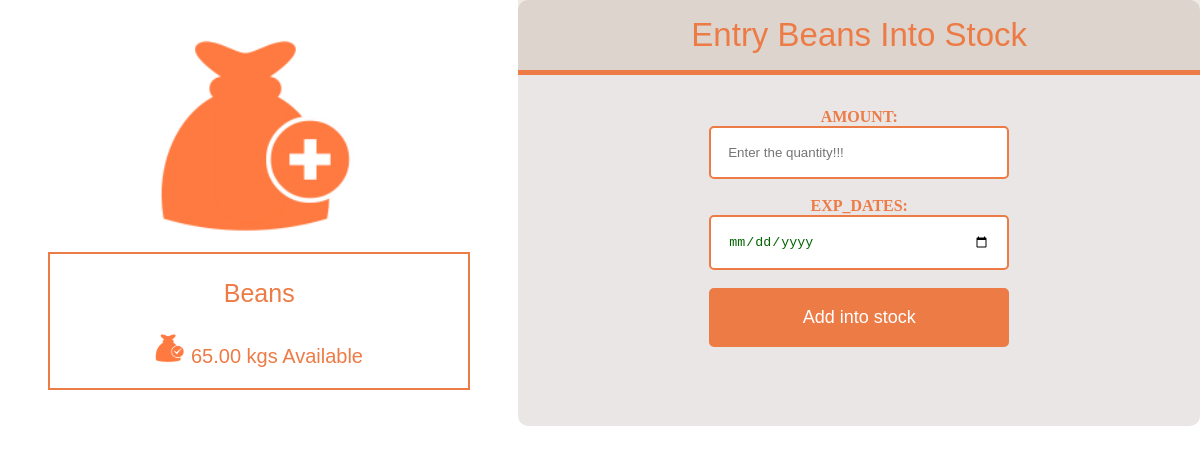
The page /stock_in.php?pid=14 on the database its author committed.
### tables this page shows
CREATE TABLE `products` (
  `pro_id` int(11) NOT NULL,
  `product_name` varchar(200) NOT NULL,
  `Quantity` decimal(13,2) NOT NULL,
  `qnty_measures` varchar(50) NOT NULL DEFAULT 'kgs'
);

### stock_in.php (the view, shortened to what this page needs)
<?php
include'connection.php';
$pid=$_GET['pid'];
$qr=mysqli_query($con,"select * from products where pro_id='$pid'");
$fetch1=mysqli_fetch_array($qr);
?>
<!DOCTYPE html>
<html>
<head>
	<link rel="stylesheet" href="styles/stock_in.css">
</head>
<body>
	<center>
<div class="mai">
	<div class="details">
		<img src="images/ad.png" height="200" width="200">
		<div style="font: 25px arial black,sans-serif;color: rgb(237, 123, 70);border: 2px solid rgb(237, 123, 70);margin: 1rem;">
			<p><?php echo $fetch1['product_name'];?></p>
			<p style="font-size: 20px;">
				<img src="images/av.png" width="30" height="30">
				<?php echo $fetch1['Quantity']." ".$fetch1['qnty_measures'];?> Available</p>
		</div>
	</div>
	<form method="POST">
		<h3>Entry <?php echo $fetch1['product_name'];?> Into Stock</h3>
<b style="color: rgb(237, 123, 70);">AMOUNT:</b><br><input type="number" name="kilogram" placeholder="Enter the quantity!!!"><br><br>
<b style="color: rgb(237, 123, 70);">EXP_DATES:</b><br><input type="date" name="dates" placeholder="Enter Product expired date"><br><br>
<input type="submit" name="sub" value="Add into stock">
</form>
</div>
</body>
</html>

### styles/stock_in.css (style rules this page uses)
body { background: rgba(255, 255, 255, 0.8); margin: 0px; }
input { width: 30%; padding: 17px; color: darkgreen; border: 2px solid rgb(237, 123, 70); outline-color: rgb(237, 123, 70); border-radius: 5px; width: 300px; box-sizing: border-box; }
input[type=submit] { background-color: rgba(237, 123, 70, 1.0); color: white; font: 18px arial black,sans-serif; }
h3 { font: 33px arial black,sans-serif; color: rgb(237, 123, 70); background-color: rgba(105, 50, 0, 0.1); padding: 1rem; margin-top: 0px; border-bottom: 5px solid rgb(237, 123, 70); }
form { background-color: rgba(50, 10, 0, 0.1); width: 60%; padding-bottom: 1rem; height: 410px; border-radius: 10px; }
.mai { display: flex; }
.details { width: 40%; padding: 2rem; }

### rows shown on the page
products: product_name "Beans", Quantity "65.00", qnty_measures "kgs"
